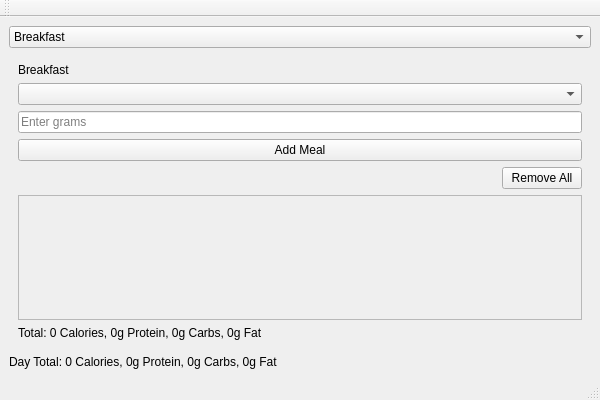
<?xml version="1.0" encoding="UTF-8"?>
<ui version="4.0">
 <class>GetFitClass</class>
 <widget class="QMainWindow" name="GetFitClass">
  <property name="geometry">
   <rect>
    <x>0</x>
    <y>0</y>
    <width>600</width>
    <height>400</height>
   </rect>
  </property>
  <property name="windowTitle">
   <string>GetFit</string>
  </property>
  <widget class="QWidget" name="centralWidget">
   <layout class="QVBoxLayout" name="verticalLayout">
    <item>
     <widget class="QComboBox" name="comboBoxViewSelection">
      <item>
       <property name="text">
        <string>Breakfast</string>
       </property>
      </item>
      <item>
       <property name="text">
        <string>Lunch</string>
       </property>
      </item>
      <item>
       <property name="text">
        <string>Dinner</string>
       </property>
      </item>
      <item>
       <property name="text">
        <string>Snack</string>
       </property>
      </item>
      <item>
       <property name="text">
        <string>Supper</string>
       </property>
      </item>
     </widget>
    </item>
    <item>
     <widget class="QStackedWidget" name="stackedWidget">
      <property name="currentIndex">
       <number>0</number>
      </property>
      <widget class="QWidget" name="breakfastView">
       <layout class="QVBoxLayout" name="verticalLayoutBreakfastView">
        <item>
         <widget class="QLabel" name="labelBreakfast">
          <property name="text">
           <string>Breakfast</string>
          </property>
         </widget>
        </item>
        <item>
         <widget class="QComboBox" name="comboBoxBreakfast"/>
        </item>
        <item>
         <widget class="QLineEdit" name="lineEditGramsBreakfast">
          <property name="placeholderText">
           <string>Enter grams</string>
          </property>
         </widget>
        </item>
        <item>
         <widget class="QPushButton" name="addButtonBreakfast">
          <property name="text">
           <string>Add Meal</string>
          </property>
         </widget>
        </item>
        <item alignment="Qt::AlignRight">
         <widget class="QPushButton" name="removeAllBreakfast">
          <property name="text">
           <string>Remove All</string>
          </property>
         </widget>
        </item>
        <item>
         <widget class="QScrollArea" name="scrollAreaBreakfast">
          <property name="widgetResizable">
           <bool>true</bool>
          </property>
          <widget class="QWidget" name="scrollAreaWidgetContentsBreakfast">
           <property name="geometry">
            <rect>
             <x>0</x>
             <y>0</y>
             <width>562</width>
             <height>86</height>
            </rect>
           </property>
           <layout class="QVBoxLayout" name="verticalLayoutScrollAreaBreakfast"/>
          </widget>
         </widget>
        </item>
        <item>
         <widget class="QLabel" name="sumLabelBreakfast">
          <property name="text">
           <string>Total: 0 Calories, 0g Protein, 0g Carbs, 0g Fat</string>
          </property>
         </widget>
        </item>
       </layout>
      </widget>
      <widget class="QWidget" name="lunchView">
       <layout class="QVBoxLayout" name="verticalLayoutLunchView">
        <item>
         <widget class="QLabel" name="labelLunch">
          <property name="text">
           <string>Lunch</string>
          </property>
         </widget>
        </item>
        <item>
         <widget class="QComboBox" name="comboBoxLunch"/>
        </item>
        <item>
         <widget class="QLineEdit" name="lineEditGramsLunch">
          <property name="placeholderText">
           <string>Enter grams</string>
          </property>
         </widget>
        </item>
        <item>
         <widget class="QPushButton" name="addButtonLunch">
          <property name="text">
           <string>Add Meal</string>
          </property>
         </widget>
        </item>
        <item alignment="Qt::AlignRight">
         <widget class="QPushButton" name="removeAllLunch">
          <property name="text">
           <string>Remove All</string>
          </property>
         </widget>
        </item>
        <item>
         <widget class="QScrollArea" name="scrollAreaLunch">
          <property name="widgetResizable">
           <bool>true</bool>
          </property>
          <widget class="QWidget" name="scrollAreaWidgetContentsLunch">
           <property name="geometry">
            <rect>
             <x>0</x>
             <y>0</y>
             <width>98</width>
             <height>28</height>
            </rect>
           </property>
           <layout class="QVBoxLayout" name="verticalLayoutScrollAreaLunch"/>
          </widget>
         </widget>
        </item>
        <item>
         <widget class="QLabel" name="sumLabelLunch">
          <property name="text">
           <string>Total: 0 Calories, 0g Protein, 0g Carbs, 0g Fat</string>
          </property>
         </widget>
        </item>
       </layout>
      </widget>
      <widget class="QWidget" name="dinnerView">
       <layout class="QVBoxLayout" name="verticalLayoutDinnerView">
        <item>
         <widget class="QLabel" name="labelDinner">
          <property name="text">
           <string>Dinner</string>
          </property>
         </widget>
        </item>
        <item>
         <widget class="QComboBox" name="comboBoxDinner"/>
        </item>
        <item>
         <widget class="QLineEdit" name="lineEditGramsDinner">
          <property name="placeholderText">
           <string>Enter grams</string>
          </property>
         </widget>
        </item>
        <item>
         <widget class="QPushButton" name="addButtonDinner">
          <property name="text">
           <string>Add Meal</string>
          </property>
         </widget>
        </item>
        <item alignment="Qt::AlignRight">
         <widget class="QPushButton" name="removeAllDinner">
          <property name="text">
           <string>Remove All</string>
          </property>
         </widget>
        </item>
        <item>
         <widget class="QScrollArea" name="scrollAreaDinner">
          <property name="widgetResizable">
           <bool>true</bool>
          </property>
          <widget class="QWidget" name="scrollAreaWidgetContentsDinner">
           <property name="geometry">
            <rect>
             <x>0</x>
             <y>0</y>
             <width>98</width>
             <height>28</height>
            </rect>
           </property>
           <layout class="QVBoxLayout" name="verticalLayoutScrollAreaDinner"/>
          </widget>
         </widget>
        </item>
        <item>
         <widget class="QLabel" name="sumLabelDinner">
          <property name="text">
           <string>Total: 0 Calories, 0g Protein, 0g Carbs, 0g Fat</string>
          </property>
         </widget>
        </item>
       </layout>
      </widget>
      <widget class="QWidget" name="snackView">
       <layout class="QVBoxLayout" name="verticalLayoutSnackView">
        <item>
         <widget class="QLabel" name="labelSnack">
          <property name="text">
           <string>Snack</string>
          </property>
         </widget>
        </item>
        <item>
         <widget class="QComboBox" name="comboBoxSnack"/>
        </item>
        <item>
         <widget class="QLineEdit" name="lineEditGramsSnack">
          <property name="placeholderText">
           <string>Enter grams</string>
          </property>
         </widget>
        </item>
        <item>
         <widget class="QPushButton" name="addButtonSnack">
          <property name="text">
           <string>Add Meal</string>
          </property>
         </widget>
        </item>
        <item alignment="Qt::AlignRight">
         <widget class="QPushButton" name="removeAllSnack">
          <property name="text">
           <string>Remove All</string>
          </property>
         </widget>
        </item>
        <item>
         <widget class="QScrollArea" name="scrollAreaSnack">
          <property name="widgetResizable">
           <bool>true</bool>
          </property>
          <widget class="QWidget" name="scrollAreaWidgetContentsSnack">
           <property name="geometry">
            <rect>
             <x>0</x>
             <y>0</y>
             <width>98</width>
             <height>28</height>
            </rect>
           </property>
           <layout class="QVBoxLayout" name="verticalLayoutScrollAreaSnack"/>
          </widget>
         </widget>
        </item>
        <item>
         <widget class="QLabel" name="sumLabelSnack">
          <property name="text">
           <string>Total: 0 Calories, 0g Protein, 0g Carbs, 0g Fat</string>
          </property>
         </widget>
        </item>
       </layout>
      </widget>
      <widget class="QWidget" name="supperView">
       <layout class="QVBoxLayout" name="verticalLayoutSupperView">
        <item>
         <widget class="QLabel" name="labelSupper">
          <property name="text">
           <string>Supper</string>
          </property>
         </widget>
        </item>
        <item>
         <widget class="QComboBox" name="comboBoxSupper"/>
        </item>
        <item>
         <widget class="QLineEdit" name="lineEditGramsSupper">
          <property name="placeholderText">
           <string>Enter grams</string>
          </property>
         </widget>
        </item>
        <item>
         <widget class="QPushButton" name="addButtonSupper">
          <property name="text">
           <string>Add Meal</string>
          </property>
         </widget>
        </item>
        <item alignment="Qt::AlignRight">
         <widget class="QPushButton" name="removeAllSupper">
          <property name="text">
           <string>Remove All</string>
          </property>
         </widget>
        </item>
        <item>
         <widget class="QScrollArea" name="scrollAreaSupper">
          <property name="widgetResizable">
           <bool>true</bool>
          </property>
          <widget class="QWidget" name="scrollAreaWidgetContentsSupper">
           <property name="geometry">
            <rect>
             <x>0</x>
             <y>0</y>
             <width>562</width>
             <height>86</height>
            </rect>
           </property>
           <layout class="QVBoxLayout" name="verticalLayoutScrollAreaSupper"/>
          </widget>
         </widget>
        </item>
        <item>
         <widget class="QLabel" name="sumLabelSupper">
          <property name="text">
           <string>Total: 0 Calories, 0g Protein, 0g Carbs, 0g Fat</string>
          </property>
         </widget>
        </item>
       </layout>
      </widget>
     </widget>
    </item>
    <item>
     <widget class="QLabel" name="sumLabelDay">
      <property name="text">
       <string>Day Total: 0 Calories, 0g Protein, 0g Carbs, 0g Fat</string>
      </property>
     </widget>
    </item>
   </layout>
  </widget>
  <widget class="QMenuBar" name="menuBar">
   <property name="geometry">
    <rect>
     <x>0</x>
     <y>0</y>
     <width>600</width>
     <height>21</height>
    </rect>
   </property>
  </widget>
  <widget class="QToolBar" name="mainToolBar">
   <attribute name="toolBarArea">
    <enum>TopToolBarArea</enum>
   </attribute>
   <attribute name="toolBarBreak">
    <bool>false</bool>
   </attribute>
  </widget>
  <widget class="QStatusBar" name="statusBar"/>
 </widget>
 <resources>
  <include location="GetFit.qrc"/>
 </resources>
 <connections/>
</ui>
